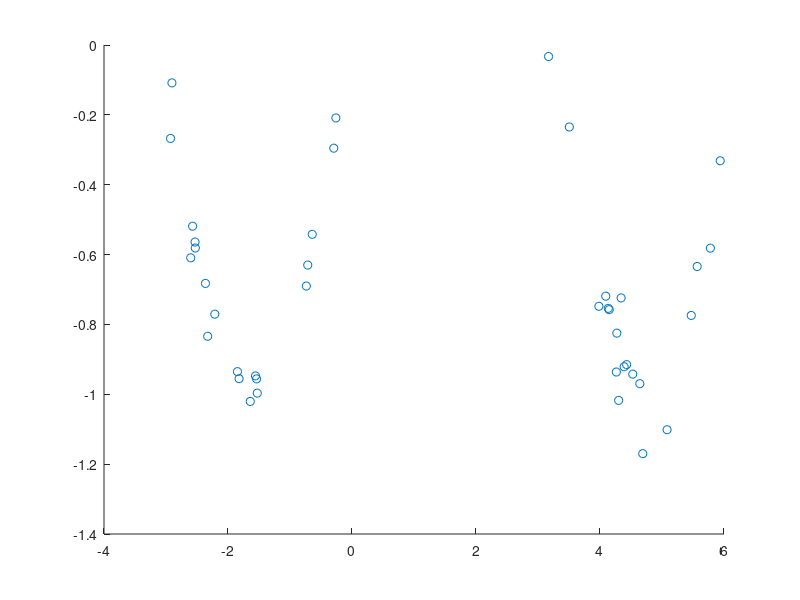

Write the MATLAB code that produced this figure. (Note: this script raises an error after producing the figure.)
X = -6:0.2:6;
Y = sin(X);

%%

plot(X,Y);

%%

K = 20;

SX = rand(K,1)*3 - 3;
Xs = SX;
T = sin(SX) + randn(K,1)*0.05;

SX = rand(K,1) * 3 + 3;
Xs = [Xs; SX];
T = [T; (sin(SX) + randn(K,1)*0.1)];

scatter(Xs, T);
hold on;

%%

model = forestsSim(Xs, T, {300, 3});

%%

model = gpSim(Xs, T);

%%

model = polyfitSim(Xs, T, {'y ~ x1^9'});

%%

model = nnSim(Xs, T);

%%

Xtr = (-6:0.2:6)';
[Ytr, StdTr] = model(Xtr);

%%

figure;
hold on;

if ~isempty(StdTr)
    if size(StdTr, 2) == 1
        XU = Ytr' + StdTr';
        XL = Ytr' - StdTr';
    else
        XU = StdTr(:,1)';
        XL = StdTr(:,2)';
    end

    Xfill = [Xtr', fliplr(Xtr')];
    Yfill = [XU, fliplr(XL)];
    fill(Xfill, Yfill, [0.8 0.8 0.8], 'EdgeColor', 'none');
end

scatter(Xs, T);
plot(Xtr, Ytr);
hold on;
plot(X,Y);
axis([-4 6 -1 1]);

%%

f = @(D, params) (@(x) sin(x));

[X, T] = dataSample(f, 1, 10);
[T, Tfw, Tbw] = minmaxNorm(T);

%%

model = forestsSim(Xs, T, {1000});

%%

params = {num2cell(5:5:500), {5}};%, 10, 20, 50, 100}};

[test_err, train_err, params_comb] = crossValidateModel(@forestsSim, X, T, params, @(test_err, train_err, param_combs) plotCrossValidateResults(test_err, train_err, param_combs, params));

%% plot cross validate results

params_mat = cell2mat(params_comb);
cc=hsv(12);
figure;
for I = 1:length(params{2})
    el = cell2mat(params{2}(I));
    dat = params_mat((params_mat(:,2)) == el, 1);
    vals = test_err(params_mat(:,2) == el);
    plot(dat, vals,'color',cc(I,:));
    display(vals);
    hold on
    vals = train_err(params_mat(:,2) == el);
    plot(dat, vals, '--','color',cc(I,:));
    display(vals);
    hold on
end
legend({'5', '5'},'Location','NorthEast');
hold off;

